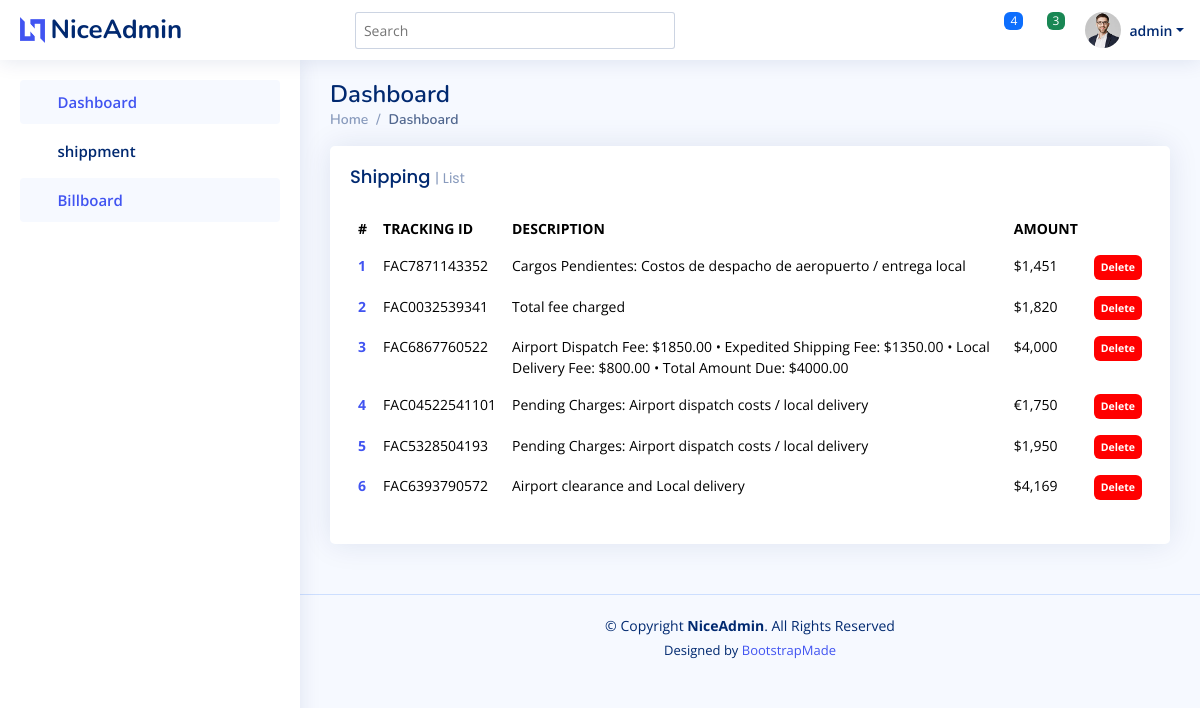
Before: /admin/boardlist/index.php with the older database file.
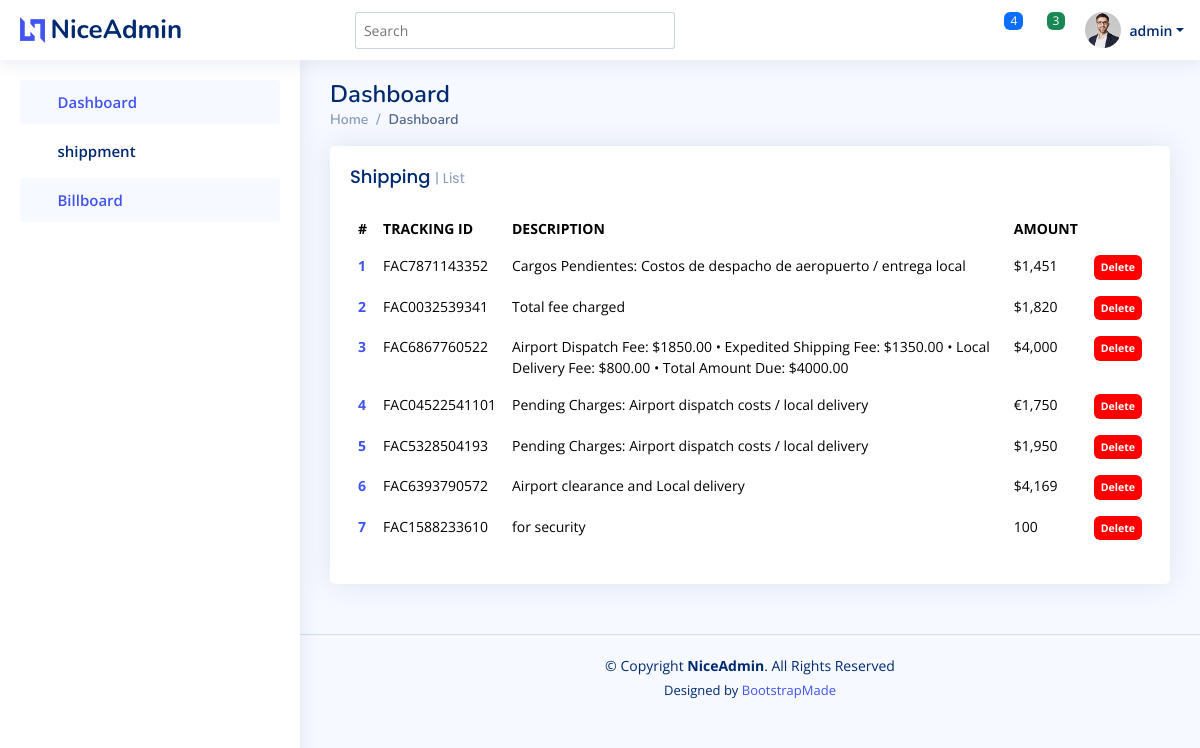
After: the same page with the newer database file.
### tables this page shows
CREATE TABLE `bills` (
  `description` varchar(255) NOT NULL,
  `track` varchar(255) NOT NULL,
  `amount` varchar(255) NOT NULL,
  `id` int(11) NOT NULL
);

### saver/authorization.php (called while the page is built)
<?php
    $name = "admin";
?>

### admin/boardlist/index.php (the view, shortened to what this page needs)
<?php  include('../../saver/connection.php'); include('../../saver/authorization.php'); ?>
<!DOCTYPE html>
<html lang="en">
<head>
  <link href="../assets/vendor/bootstrap/css/bootstrap.min.css" rel="stylesheet">
  <link href="../assets/vendor/bootstrap-icons/bootstrap-icons.css" rel="stylesheet">
  <link href="../assets/vendor/boxicons/css/boxicons.min.css" rel="stylesheet">
  <link href="../assets/vendor/quill/quill.snow.css" rel="stylesheet">
  <link href="../assets/vendor/quill/quill.bubble.css" rel="stylesheet">
  <link href="../assets/vendor/remixicon/remixicon.css" rel="stylesheet">
  <link href="../assets/vendor/simple-datatables/style.css" rel="stylesheet">
  <link href="../assets/css/style.css" rel="stylesheet">
</head>
<body>
  <header id="header" class="header fixed-top d-flex align-items-center">
    <div class="d-flex align-items-center justify-content-between">
      <a href="index.html" class="logo d-flex align-items-center">
        <img src="../assets/img/logo.png" alt="">
        <span class="d-none d-lg-block">NiceAdmin</span>
      </a>
      <i class="bi bi-list toggle-sidebar-btn"></i>
    </div>
    <div class="search-bar">
      <form class="search-form d-flex align-items-center" method="POST" action="#">
        <input type="text" name="query" placeholder="Search" title="Enter search keyword">
        <button type="submit" title="Search"><i class="bi bi-search"></i></button>
      </form>
    </div>
    <nav class="header-nav ms-auto">
      <ul class="d-flex align-items-center">
        <li class="nav-item dropdown">
          <a class="nav-link nav-icon" href="#" data-bs-toggle="dropdown">
            <i class="bi bi-bell"></i>
            <span class="badge bg-primary badge-number">4</span>
          </a>
        </li>
        <li class="nav-item dropdown">
          <a class="nav-link nav-icon" href="#" data-bs-toggle="dropdown">
            <i class="bi bi-chat-left-text"></i>
            <span class="badge bg-success badge-number">3</span>
          </a>
        </li>
        <li class="nav-item dropdown pe-3">
          <a class="nav-link nav-profile d-flex align-items-center pe-0" href="#" data-bs-toggle="dropdown">
            <img src="../assets/img/profile-img.jpg" alt="Profile" class="rounded-circle">
            <span class="d-none d-md-block dropdown-toggle ps-2"><?php echo  $name;   ?></span>
          </a>
        </li>
      </ul>
    </nav>
  </header>
   <?php include('../components/sidebar.php'); ?>
  <main id="main" class="main">
    <div class="pagetitle">
      <h1>Dashboard</h1>
      <nav>
        <ol class="breadcrumb">
          <li class="breadcrumb-item"><a href="index.html">Home</a></li>
          <li class="breadcrumb-item active">Dashboard</li>
        </ol>
      </nav>
    </div>
    <section class="section dashboard">
      <div class="row">
        <div class="col-12">
          <div class="row">
            <div class="col-12">
              <div class="card recent-sales overflow-auto">
                <div class="filter">
                  <a class="icon" href="#" data-bs-toggle="dropdown"><i class="bi bi-three-dots"></i></a>
                </div>
                <div class="card-body">
                  <h5 class="card-title">Shipping  <span>| List</span></h5>
                  <table class="table table-borderless datatable">
                    <thead>
                      <tr>
                        <th scope="col" style="white-space: nowrap;">#</th>
                        <th scope="col" style="white-space: nowrap;">TRACKING ID</th>
                        <th scope="col" style="white-space: nowrap;"> DESCRIPTION </th>
                        <th scope="col" style="white-space: nowrap;"> AMOUNT </th>
                      </tr>
                    </thead>
                    <tbody>
                      <?php
                            $query = mysqli_query($connection,"SELECT * FROM `Bills`");
                            if (mysqli_num_rows($query) > 0){
                              $count = 0 ;
                              while($details = mysqli_fetch_assoc($query)){ $count++?>
                                  <tr>
                                    <th scope="row"><a href="#"><?php echo $count;; ?></a></th>
                                    <td><?php echo $details['track']; ?></td>
                                    <td><?php echo $details['description']; ?></td>
                                    <td><?php echo $details['amount']; ?></td>
                                    <td><a href="?id=<?php echo $details['id'];?>"><span class="badge" style="background-color:red;padding:7px;">Delete</span></a></td>
                                  </tr>
                            <?php  }
                            }
                      ?>
                    </tbody>
                  </table>
                </div>
              </div>
            </div>
          </div>
        </div>
      </div>
    </section>
  </main>
  <footer id="footer" class="footer">
    <div class="copyright">
      &copy; Copyright <strong><span>NiceAdmin</span></strong>. All Rights Reserved
    </div>
    <div class="credits">
      Designed by <a href="https://bootstrapmade.com/">BootstrapMade</a>
    </div>
  </footer>
</body>
</html>

### admin/components/sidebar.php (shortened to what this page needs)
<aside id="sidebar" class="sidebar">
    <ul class="sidebar-nav" id="sidebar-nav">
        <li class="nav-item">
            <a class="nav-link " href="../dashboard/">
                <i class="bi bi-grid"></i>
                <span>Dashboard</span>
            </a>
        </li>
        <li class="nav-item">
            <a class="nav-link collapsed" data-bs-target="#components-nav" data-bs-toggle="collapse" href="">
                <i class="bi bi-menu-button-wide"></i><span>shippment</span><i class="bi bi-chevron-down ms-auto"></i>
            </a>
        </li>
        <li class="nav-item">
            <a class="nav-link " href="../boardlist/">
                <i class="bi bi-grid"></i>
                <span>Billboard</span>
            </a>
        </li>
    </ul>
</aside>

### admin/assets/css/style.css (style rules this page uses)
:root { scroll-behavior: smooth; }
body { font-family: "Open Sans", sans-serif; background: #f6f9ff; color: #444444; }
a { color: #4154f1; text-decoration: none; }
h1, h2, h3, h4, h5, h6 { font-family: "Nunito", sans-serif; }
#main { margin-top: 60px; padding: 20px 30px; transition: all 0.3s; }
.pagetitle { margin-bottom: 10px; }
.pagetitle h1 { font-size: 24px; margin-bottom: 0; font-weight: 600; color: #012970; }
.card { margin-bottom: 30px; border: none; border-radius: 5px; box-shadow: 0px 0 30px rgba(1, 41, 112, 0.1); }
.card-title { padding: 20px 0 15px 0; font-size: 18px; font-weight: 500; color: #012970; font-family: "Poppins", sans-serif; }
.card-title span { color: #899bbd; font-size: 14px; font-weight: 400; }
.card-body { padding: 0 20px 20px 20px; }
.breadcrumb { font-size: 14px; font-family: "Nunito", sans-serif; color: #899bbd; font-weight: 600; }
.breadcrumb a { color: #899bbd; transition: 0.3s; }
.breadcrumb .breadcrumb-item::before { color: #899bbd; }
.breadcrumb .active { color: #51678f; font-weight: 600; }
.logo { line-height: 1; }
@media (min-width: 1200px) { .logo { width: 280px; } }
.logo img { max-height: 26px; margin-right: 6px; }
.logo span { font-size: 26px; font-weight: 700; color: #012970; font-family: "Nunito", sans-serif; }
.header { transition: all 0.5s; z-index: 997; height: 60px; box-shadow: 0px 2px 20px rgba(1, 41, 112, 0.1); background-color: #fff; padding-left: 20px; }
.header .toggle-sidebar-btn { font-size: 32px; padding-left: 10px; cursor: pointer; color: #012970; }
.header .search-bar { min-width: 360px; padding: 0 20px; }
.header .search-form { width: 100%; }
.header .search-form input { border: 0; font-size: 14px; color: #012970; border: 1px solid rgba(1, 41, 112, 0.2); padding: 7px 38px 7px 8px; border-radius: 3px; transition: 0.3s; width: 100%; }
.header .search-form button { border: 0; padding: 0; margin-left: -30px; background: none; }
.header .search-form button i { color: #012970; }
.header-nav ul { list-style: none; }
.header-nav>ul { margin: 0; padding: 0; }
.header-nav .nav-icon { font-size: 22px; color: #012970; margin-right: 25px; position: relative; }
.header-nav .nav-profile { color: #012970; }
.header-nav .nav-profile img { max-height: 36px; }
.header-nav .nav-profile span { font-size: 14px; font-weight: 600; }
.header-nav .badge-number { position: absolute; inset: -2px -5px auto auto; font-weight: normal; font-size: 12px; padding: 3px 6px; }
.sidebar { position: fixed; top: 60px; left: 0; bottom: 0; width: 300px; z-index: 996; transition: all 0.3s; padding: 20px; overflow-y: auto; scrollbar-width: thin; scrollbar-color: #aab7cf transparent; box-shadow: 0px 0px 20px rgba(1, 41, 112, 0.1); background-color: #fff; }
@media (min-width: 1200px) { #main, #footer { margin-left: 300px; } }
.sidebar-nav { padding: 0; margin: 0; list-style: none; }
.sidebar-nav li { padding: 0; margin: 0; list-style: none; }
.sidebar-nav .nav-item { margin-bottom: 5px; }
.sidebar-nav .nav-link { display: flex; align-items: center; font-size: 15px; font-weight: 600; color: #4154f1; transition: 0.3; background: #f6f9ff; padding: 10px 15px; border-radius: 4px; }
.sidebar-nav .nav-link i { font-size: 16px; margin-right: 10px; color: #4154f1; }
.sidebar-nav .nav-link.collapsed { color: #012970; background: #fff; }
.sidebar-nav .nav-link.collapsed i { color: #899bbd; }
.sidebar-nav .nav-link .bi-chevron-down { margin-right: 0; transition: transform 0.2s ease-in-out; }
.dashboard .filter { position: absolute; right: 0px; top: 15px; }
.dashboard .filter .icon { color: #aab7cf; padding-right: 20px; padding-bottom: 5px; transition: 0.3s; font-size: 16px; }
.dashboard .recent-sales { font-size: 14px; }
.dashboard .recent-sales .table thead { background: #f6f6fe; }
.dashboard .recent-sales .table thead th { border: 0; }
.footer { padding: 20px 0; font-size: 14px; transition: all 0.3s; border-top: 1px solid #cddfff; }
.footer .copyright { text-align: center; color: #012970; }
.footer .credits { padding-top: 5px; text-align: center; font-size: 13px; color: #012970; }

Changed rows visible on the page:
added bills: track "FAC1588233610", description "for security", amount "100"
